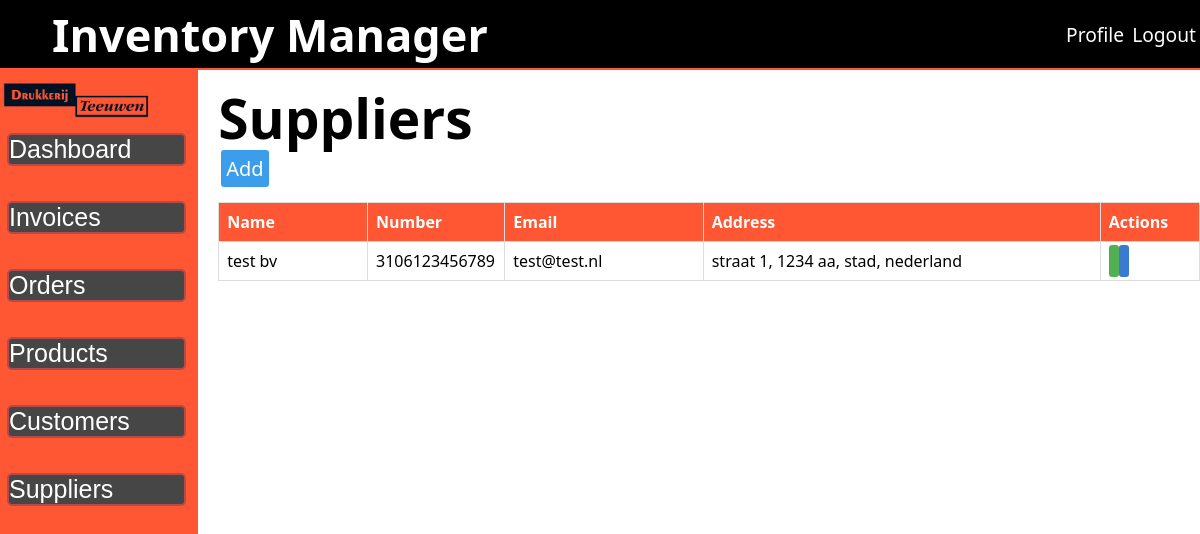
The app's page /public/suppliers.php (signed in) with its own data.
### tables this page shows
CREATE TABLE `suppliers` (
  `id` int(11) NOT NULL,
  `name` varchar(90) NOT NULL,
  `number` varchar(20) NOT NULL,
  `email` varchar(200) NOT NULL,
  `street` varchar(90) NOT NULL,
  `postcode` varchar(8) NOT NULL,
  `city` varchar(90) NOT NULL,
  `country` varchar(90) NOT NULL,
  `dateTime` datetime NOT NULL DEFAULT current_timestamp()
);

### public/suppliers.php (the view, shortened to what this page needs)
<?php
require_once '../src/inc/session_check.php';
$sql = "SELECT
            *
        FROM
            `suppliers`
        ORDER BY `suppliers`.`dateTime` DESC;
        ";
$result = $con->query($sql);
?>
<h1>Suppliers</h1>
<a class="new-data" href="insertSuppliers.php">Add</a>
<div class="table-container">
    <table aria-describedby="">
        <thead>
            <tr>
                <th>Name</th>
                <th>Number</th>
                <th>Email</th>
                <th>Address</th>
                <th>Actions</th>
            </tr>
        </thead>
        <?php while ($rows = $result->fetch_assoc()) {
            ?>
            <tbody>
                <tr>
                    <td id="sup-name">
                        <?php echo $rows['name']; ?>
                    </td>
                    <td id="sup-num">
                        <?php echo $rows['number']; ?>
                    </td>
                    <td id="sup-mail">
                        <?php echo $rows['email']; ?>
                    </td>
                    <td id="sup-addr">
                        <?php echo $rows['street'] . ', ' .
                            $rows['postcode'] . ', ' .
                            $rows['city'] . ', ' .
                            $rows['country']; ?>
                    </td>
                    <td id="sup-act">
                        <a class="edit-data" href="editSupplier.php?id=<?php echo $rows['id']; ?>">
                        </a>
                        <a class="view-data" href="view-supplier.php?id=<?php echo $rows['id']; ?>">
                        </a>
                    </td>
                </tr>
            </tbody>
        <?php } ?>
    </table>
</div>

### assets/CSS/main.css (style rules this page uses)
* { box-sizing: border-box; font-family: system-ui, -apple-system, BlinkMacSystemFont, 'Segoe UI', Roboto, Oxygen, Ubuntu, Cantarell, 'Open Sans', 'Helvetica Neue', sans-serif; margin: 0px; padding: 0px; }
html { height: 100%; }
a { text-decoration: none; }
.main-content h1 { font-size: 55px; }
.table-container { margin-top: 20px; overflow: auto; height: 77vh; }
.table-container thead th { position: sticky; top: 0; }
.table-container table { border-collapse: collapse; border-spacing: 0; border: 1px solid #ddd; width: 100%; }
table { border-collapse: collapse; border-spacing: 0; }
.table-container th, .table-container td { padding: 8px; border: 1px solid #ddd; }
.table-container table td:first-child { max-width: 150px; }
.table-container table td:last-child { word-break: break-all; }
.table-container table th { padding: 12 0px; text-align: left; background: #FF5733; color: white; }
.dashboard-table-container table th, table td { padding: 8px; }
#sup-name { width: 15%; }
#sup-num { width: 10%; }
#sup-mail { width: 20%; }
#sup-addr { width: 40%; }
#sup-act { width: 10%; }
.order-form-content table th, table td { border-bottom: 1px solid black; }
.new-data { margin: 3px; padding: 5px; font-size: 20px; border-radius: 3px; background: #3c9dea; color: white; }
.edit-data { padding: 5px; border-radius: 3px; background: #53b052; color: white; }
.view-data { padding: 5px; border-radius: 3px; background: #387bd1; color: white; }

### records on screen
suppliers: name "test bv", number "3106123456789", email "test@test.nl", street "straat 1", postcode "1234 aa", city "stad", country "nederland"
